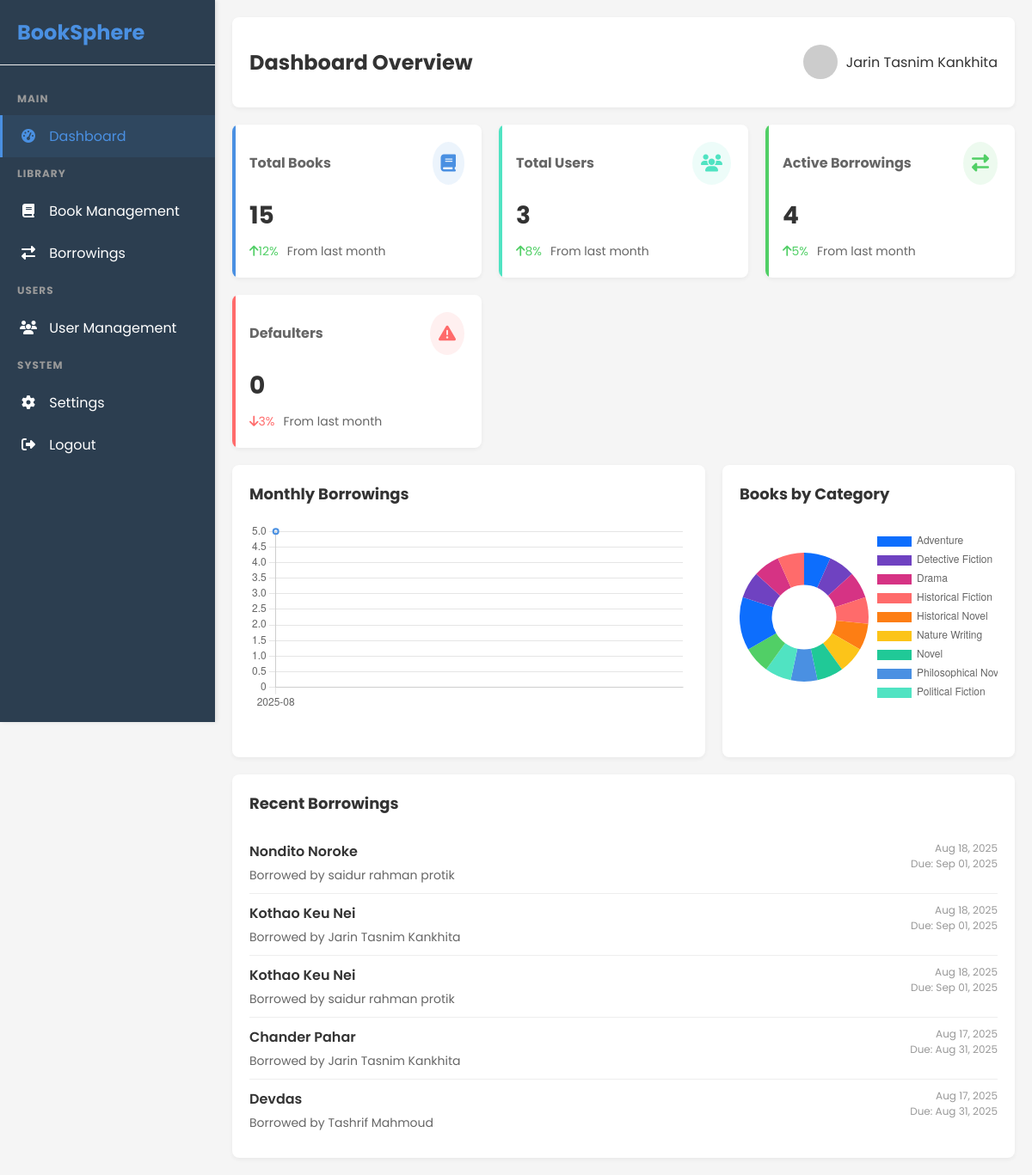
/admin_dashboard.php (signed in), run on the app's committed database.
### tables this page shows
CREATE TABLE `borrowings` (
  `borrowing_id` int(11) NOT NULL,
  `user_id` varchar(10) NOT NULL,
  `book_id` int(11) NOT NULL,
  `borrowed_date` date NOT NULL,
  `due_date` date NOT NULL,
  `return_date` date DEFAULT NULL,
  `status` enum('borrowed','returned','overdue') NOT NULL DEFAULT 'borrowed',
  `renewed_count` int(11) DEFAULT 0,
  `fine_amount` decimal(10,2) DEFAULT 0.00,
  `created_at` timestamp NOT NULL DEFAULT current_timestamp(),
  `updated_at` timestamp NOT NULL DEFAULT current_timestamp() ON UPDATE current_timestamp()
);

CREATE TABLE `books` (
  `book_id` int(11) NOT NULL,
  `title` varchar(255) NOT NULL,
  `author` varchar(100) NOT NULL,
  `isbn` varchar(20) DEFAULT NULL,
  `publisher` varchar(100) DEFAULT NULL,
  `publication_year` int(11) DEFAULT NULL,
  `category` varchar(50) DEFAULT NULL,
  `quantity` int(11) NOT NULL DEFAULT 1,
  `available_quantity` int(11) NOT NULL DEFAULT 1,
  `description` text DEFAULT NULL,
  `cover_image` varchar(255) DEFAULT NULL,
  `created_at` timestamp NOT NULL DEFAULT current_timestamp(),
  `updated_at` timestamp NOT NULL DEFAULT current_timestamp() ON UPDATE current_timestamp()
);

CREATE TABLE `users` (
  `user_id` varchar(10) NOT NULL,
  `full_name` varchar(100) NOT NULL,
  `email` varchar(100) NOT NULL,
  `password` varchar(255) NOT NULL,
  `user_type` enum('admin','user') NOT NULL,
  `phone` varchar(20) DEFAULT NULL,
  `address` text DEFAULT NULL,
  `created_at` timestamp NOT NULL DEFAULT current_timestamp(),
  `updated_at` timestamp NOT NULL DEFAULT current_timestamp() ON UPDATE current_timestamp()
);

### admin_dashboard.php (the view, shortened to what this page needs)
<?php
require_once 'db_connection.php';
$full_name = $_SESSION['full_name'];
try {
    $stmt = $conn->query("SELECT COUNT(*) FROM books");
    $total_books = $stmt->fetchColumn();
    $stmt = $conn->query("SELECT COUNT(*) FROM users");
    $total_users = $stmt->fetchColumn();
    $stmt = $conn->query("SELECT COUNT(*) FROM borrowings WHERE status = 'borrowed'");
    $active_borrowings = $stmt->fetchColumn();
    $stmt = $conn->query("SELECT COUNT(DISTINCT user_id) FROM borrowings WHERE status = 'overdue'");
    $defaulters = $stmt->fetchColumn();
    $stmt = $conn->query("SELECT
                            DATE_FORMAT(borrowed_date, '%Y-%m') AS month,
                            COUNT(*) AS count
                          FROM borrowings
                          WHERE borrowed_date >= DATE_SUB(CURDATE(), INTERVAL 6 MONTH)
                          GROUP BY month
                          ORDER BY month");
    $monthly_borrowings = $stmt->fetchAll(PDO::FETCH_ASSOC);
    $stmt = $conn->query("SELECT category, COUNT(*) as count FROM books GROUP BY category");
    $book_categories = $stmt->fetchAll(PDO::FETCH_ASSOC);
    $stmt = $conn->query("SELECT b.title, u.full_name, br.borrowed_date, br.due_date
                          FROM borrowings br
                          JOIN books b ON br.book_id = b.book_id
                          JOIN users u ON br.user_id = u.user_id
                          ORDER BY br.borrowed_date DESC
                          LIMIT 5");
    $recent_borrowings = $stmt->fetchAll(PDO::FETCH_ASSOC);
} catch(PDOException $e) {
    $error = "Database error: " . $e->getMessage();
}
?>
<!DOCTYPE html>
<html lang="en">
<head>
    <link rel="stylesheet" href="https://cdnjs.cloudflare.com/ajax/libs/font-awesome/6.4.0/css/all.min.css">
</head>
<body>
    <div class="sidebar">
        <div class="sidebar-header">
            <h2>BookSphere</h2>
        </div>
        <ul class="sidebar-menu">
            <h3>MAIN</h3>
            <li><a href="admin_dashboard.php" class="active"><i class="fas fa-tachometer-alt"></i> Dashboard</a></li>
            <h3>LIBRARY</h3>
            <li><a href="manage_books.php"><i class="fas fa-book"></i> Book Management</a></li>
            <li><a href="manage_borrowings.php"><i class="fas fa-exchange-alt"></i> Borrowings</a></li>
            <h3>USERS</h3>
            <li><a href="manage_users.php"><i class="fas fa-users"></i> User Management</a></li>
            <h3>SYSTEM</h3>
            <li><a href="settings.php"><i class="fas fa-cog"></i> Settings</a></li>
            <li><a href="logout.php"><i class="fas fa-sign-out-alt"></i> Logout</a></li>
        </ul>
    </div>
    <div class="main-content">
        <div class="header">
            <h2>Dashboard Overview</h2>
            <div class="user-info">
                <img src="https://ui-avatars.com/api/?name=<?php echo urlencode($full_name); ?>&background=4a90e2&color=fff" alt="User">
                <span><?php echo htmlspecialchars($full_name); ?></span>
            </div>
        </div>
        <div class="stats-container">
            <div class="stat-card books">
                <div class="stat-card-header">
                    <h3 class="stat-card-title">Total Books</h3>
                    <div class="stat-card-icon">
                        <i class="fas fa-book"></i>
                    </div>
                </div>
                <div class="stat-card-value"><?php echo number_format($total_books); ?></div>
                <div class="stat-card-footer">
                    <span class="stat-card-trend">
                        <i class="fas fa-arrow-up"></i> 12%
                    </span>
                    <span>From last month</span>
                </div>
            </div>
            <div class="stat-card users">
                <div class="stat-card-header">
                    <h3 class="stat-card-title">Total Users</h3>
                    <div class="stat-card-icon">
                        <i class="fas fa-users"></i>
                    </div>
                </div>
                <div class="stat-card-value"><?php echo number_format($total_users); ?></div>
                <div class="stat-card-footer">
                    <span class="stat-card-trend">
                        <i class="fas fa-arrow-up"></i> 8%
                    </span>
                    <span>From last month</span>
                </div>
            </div>
            <div class="stat-card borrowings">
                <div class="stat-card-header">
                    <h3 class="stat-card-title">Active Borrowings</h3>
                    <div class="stat-card-icon">
                        <i class="fas fa-exchange-alt"></i>
                    </div>
                </div>
                <div class="stat-card-value"><?php echo number_format($active_borrowings); ?></div>
                <div class="stat-card-footer">
                    <span class="stat-card-trend">
                        <i class="fas fa-arrow-up"></i> 5%
                    </span>
                    <span>From last month</span>
                </div>
            </div>
            <div class="stat-card defaulters">
                <div class="stat-card-header">
                    <h3 class="stat-card-title">Defaulters</h3>
                    <div class="stat-card-icon">
                        <i class="fas fa-exclamation-triangle"></i>
                    </div>
                </div>
                <div class="stat-card-value"><?php echo number_format($defaulters); ?></div>
                <div class="stat-card-footer">
                    <span class="stat-card-trend down">
                        <i class="fas fa-arrow-down"></i> 3%
                    </span>
                    <span>From last month</span>
                </div>
            </div>
        </div>
        <div class="chart-container">
            <div class="chart-card">
                <h3>Monthly Borrowings</h3>
                <div class="chart-wrapper">
                    <?php if (!empty($monthly_borrowings)): ?>
                        <canvas id="borrowingsChart"></canvas>
                    <?php else: ?>
                        <div class="no-data">No borrowing data available</div>
                    <?php endif; ?>
                </div>
            </div>
            <div class="chart-card">
                <h3>Books by Category</h3>
                <div class="chart-wrapper">
                    <?php if (!empty($book_categories)): ?>
                        <canvas id="categoryChart"></canvas>
                    <?php else: ?>
                        <div class="no-data">No category data available</div>
                    <?php endif; ?>
                </div>
            </div>
        </div>
        <div class="recent-activity">
            <h3>Recent Borrowings</h3>
            <?php if (!empty($recent_borrowings)): ?>
                <?php foreach ($recent_borrowings as $borrowing): ?>
                    <div class="activity-item">
                        <div class="activity-info">
                            <div class="activity-title"><?php echo htmlspecialchars($borrowing['title']); ?></div>
                            <div class="activity-user">Borrowed by <?php echo htmlspecialchars($borrowing['full_name']); ?></div>
                        </div>
                        <div class="activity-date">
                            <?php echo date('M d, Y', strtotime($borrowing['borrowed_date'])); ?><br>
                            Due: <?php echo date('M d, Y', strtotime($borrowing['due_date'])); ?>
                        </div>
                    </div>
                <?php endforeach; ?>
            <?php else: ?>
                <div class="no-data">No recent borrowings</div>
            <?php endif; ?>
        </div>
    </div>
    <script>
        <?php if (!empty($monthly_borrowings)): ?>
        // Monthly Borrowings Chart
        const borrowingsCtx = document.getElementById('borrowingsChart').getContext('2d');
        const borrowingsChart = new Chart(borrowingsCtx, {
            type: 'line',
            data: {
                labels: <?php echo json_encode(array_column($monthly_borrowings, 'month')); ?>,
                datasets: [{
                    label: 'Borrowings',
                    data: <?php echo json_encode(array_column($monthly_borrowings, 'count')); ?>,
                    backgroundColor: 'rgba(74, 144, 226, 0.1)',
                    borderColor: 'rgba(74, 144, 226, 1)',
                    borderWidth: 2,
                    tension: 0.4,
                    fill: true
                }]
            },
            options: {
                responsive: true,
                maintainAspectRatio: false,
                plugins: {
                    legend: {
                        display: false
                    }
                },
                scales: {
                    y: {
                        beginAtZero: true
                    }
                }
            }
        });
        <?php endif; ?>
        <?php if (!empty($book_categories)): ?>
        // Category Chart (using real data from database)
        const categoryCtx = document.getElementById('categoryChart').getContext('2d');
        const categoryChart = new Chart(categoryCtx, {
            type: 'doughnut',
            data: {
                labels: <?php echo json_encode(array_column($book_categories, 'category')); ?>,
                datasets: [{
                    data: <?php echo json_encode(array_column($book_categories, 'count')); ?>,
                    backgroundColor: [
                        '#0d6efd',
                        '#6f42c1',
                        '#d63384',
                        '#ff6b6b',
                        '#fd7e14',
                        '#fcc419',
                        '#20c997',
                        '#4a90e2',
                        '#50e3c2',
                        '#51cf66'
                    ],
                    borderWidth: 0
                }]
            },
            options: {
                responsive: true,
                maintainAspectRatio: false,
                plugins: {
                    legend: {
                        position: 'right'
                    }
                }
            }
        });
        <?php endif; ?>
    </script>
</body>
</html>

### admin_dashboard.php (style rules this page uses)
:root { --primary-color: #4a90e2; --secondary-color: #50e3c2; --danger-color: #ff6b6b; --success-color: #51cf66; --dark-color: #343a40; --light-color: #f8f9fa; --sidebar-width: 250px; }
body { font-family: 'Poppins', sans-serif; margin: 0; padding: 0; background-color: #f5f5f5; color: #333; }
.sidebar { width: var(--sidebar-width); background: #2c3e50; color: white; height: 100vh; position: fixed; padding: 20px 0; box-shadow: 2px 0 5px rgba(0,0,0,0.1); }
.sidebar-header { padding: 0 20px 20px; border-bottom: 1px solid #eee; margin-bottom: 20px; }
.sidebar-header h2 { color: var(--primary-color); margin: 0; }
.sidebar-menu { list-style: none; padding: 0; }
.sidebar-menu h3 { padding: 10px 20px; margin: 0; font-size: 12px; text-transform: uppercase; color: #999; letter-spacing: 1px; }
.sidebar-menu li a { color: #fff; text-decoration: none; display: block; padding: 12px 20px; transition: all 0.3s; border-left: 3px solid transparent; }
.sidebar-menu li a:hover, .sidebar-menu li a.active { background: rgba(74, 144, 226, 0.1); border-left: 3px solid var(--primary-color); color: var(--primary-color); }
.sidebar-menu i { margin-right: 10px; width: 20px; text-align: center; }
.main-content { margin-left: var(--sidebar-width); padding: 20px; }
.header { display: flex; justify-content: space-between; align-items: center; background: white; padding: 15px 20px; border-radius: 8px; box-shadow: 0 2px 5px rgba(0,0,0,0.05); margin-bottom: 20px; }
.user-info { display: flex; align-items: center; }
.user-info img { width: 40px; height: 40px; border-radius: 50%; margin-right: 10px; }
.stats-container { display: grid; grid-template-columns: repeat(auto-fit, minmax(240px, 1fr)); gap: 20px; margin-bottom: 20px; }
.stat-card { background: white; border-radius: 8px; padding: 20px; box-shadow: 0 2px 5px rgba(0,0,0,0.05); position: relative; overflow: hidden; }
.stat-card::after { content: ''; position: absolute; top: 0; left: 0; width: 4px; height: 100%; }
.stat-card.books::after { background: var(--primary-color); }
.stat-card.users::after { background: var(--secondary-color); }
.stat-card.borrowings::after { background: var(--success-color); }
.stat-card.defaulters::after { background: var(--danger-color); }
.stat-card-header { display: flex; justify-content: space-between; align-items: center; margin-bottom: 15px; }
.stat-card-title { margin: 0; font-size: 16px; color: #666; }
.stat-card-icon { font-size: 20px; padding: 10px; border-radius: 50%; background: rgba(74, 144, 226, 0.1); color: var(--primary-color); }
.stat-card.books .stat-card-icon { background: rgba(74, 144, 226, 0.1); color: var(--primary-color); }
.stat-card.users .stat-card-icon { background: rgba(80, 227, 194, 0.1); color: var(--secondary-color); }
.stat-card.borrowings .stat-card-icon { background: rgba(81, 207, 102, 0.1); color: var(--success-color); }
.stat-card.defaulters .stat-card-icon { background: rgba(255, 107, 107, 0.1); color: var(--danger-color); }
.stat-card-value { font-size: 28px; font-weight: bold; margin: 10px 0; }
.stat-card-footer { display: flex; align-items: center; color: #666; font-size: 14px; }
.stat-card-trend { display: flex; align-items: center; margin-right: 10px; color: var(--success-color); }
.stat-card-trend.down { color: var(--danger-color); }
.chart-container { display: grid; grid-template-columns: 2fr 1fr; gap: 20px; margin-bottom: 20px; }
.chart-card { background: white; border-radius: 8px; padding: 20px; box-shadow: 0 2px 5px rgba(0,0,0,0.05); position: relative; height: 300px; }
.chart-card h3 { margin-top: 0; margin-bottom: 20px; font-size: 18px; }
.chart-wrapper { height: 220px; }
.recent-activity { background: white; border-radius: 8px; padding: 20px; box-shadow: 0 2px 5px rgba(0,0,0,0.05); }
.recent-activity h3 { margin-top: 0; margin-bottom: 20px; font-size: 18px; }
.activity-item { display: flex; justify-content: space-between; padding: 10px 0; border-bottom: 1px solid #eee; }
.activity-item:last-child { border-bottom: none; }
.activity-info { flex: 1; }
.activity-title { font-weight: 600; margin-bottom: 5px; }
.activity-user { color: #666; font-size: 14px; }
.activity-date { color: #999; font-size: 12px; text-align: right; }

### data on the page
borrowings: book.title "Nondito Noroke", user.full_name "saidur rahman protik", borrowed_date "Aug 18, 2025", due_date "Sep 01, 2025"
borrowings: book.title "Kothao Keu Nei", user.full_name "Jarin Tasnim Kankhita", borrowed_date "Aug 18, 2025", due_date "Sep 01, 2025"
borrowings: book.title "Kothao Keu Nei", user.full_name "saidur rahman protik", borrowed_date "Aug 18, 2025", due_date "Sep 01, 2025"
borrowings: book.title "Chander Pahar", user.full_name "Jarin Tasnim Kankhita", borrowed_date "Aug 17, 2025", due_date "Aug 31, 2025"
borrowings: book.title "Devdas", user.full_name "Tashrif Mahmoud", borrowed_date "Aug 17, 2025", due_date "Aug 31, 2025"

### other printed values
$full_name "Jarin Tasnim Kankhita"
$total_books "15"
$total_users "3"
$active_borrowings "4"
$defaulters "0"
chart data {{ json_encode(array_column($monthly_borrowings, 'month')) }} ["2025-08"]
chart data {{ json_encode(array_column($monthly_borrowings, 'count')) }} [5]
chart data {{ json_encode(array_column($book_categories, 'category')) }} ["Adventure","Detective Fiction","Drama","Historical Fiction","Historical Novel","Nature Writing","Novel","Philosophical Novel","Political Fiction","Psychological","Romantic Novel","Science Fiction","Supernatural","Tragedy"]
chart data {{ json_encode(array_column($book_categories, 'count')) }} [1,1,1,1,1,1,1,1,1,1,2,1,1,1]
